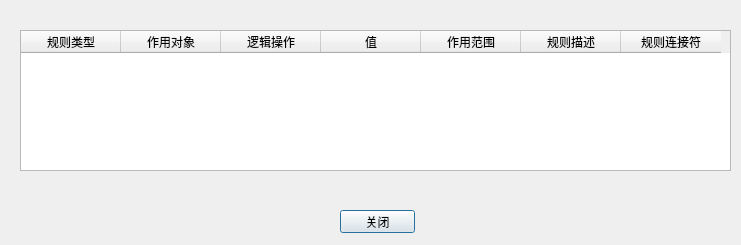
<?xml version="1.0" encoding="UTF-8"?>
<ui version="4.0">
 <class>Dialog</class>
 <widget class="QDialog" name="Dialog">
  <property name="geometry">
   <rect>
    <x>0</x>
    <y>0</y>
    <width>741</width>
    <height>245</height>
   </rect>
  </property>
  <property name="windowTitle">
   <string>Dialog</string>
  </property>
  <widget class="QTableWidget" name="tableWidget">
   <property name="geometry">
    <rect>
     <x>20</x>
     <y>30</y>
     <width>711</width>
     <height>141</height>
    </rect>
   </property>
   <column>
    <property name="text">
     <string>规则类型</string>
    </property>
   </column>
   <column>
    <property name="text">
     <string>作用对象</string>
    </property>
   </column>
   <column>
    <property name="text">
     <string>逻辑操作</string>
    </property>
   </column>
   <column>
    <property name="text">
     <string>值</string>
    </property>
   </column>
   <column>
    <property name="text">
     <string>作用范围</string>
    </property>
   </column>
   <column>
    <property name="text">
     <string>规则描述</string>
    </property>
   </column>
   <column>
    <property name="text">
     <string>规则连接符</string>
    </property>
   </column>
  </widget>
  <widget class="QPushButton" name="pushButton">
   <property name="geometry">
    <rect>
     <x>340</x>
     <y>210</y>
     <width>75</width>
     <height>23</height>
    </rect>
   </property>
   <property name="text">
    <string>关闭</string>
   </property>
  </widget>
 </widget>
 <resources/>
 <connections/>
</ui>
